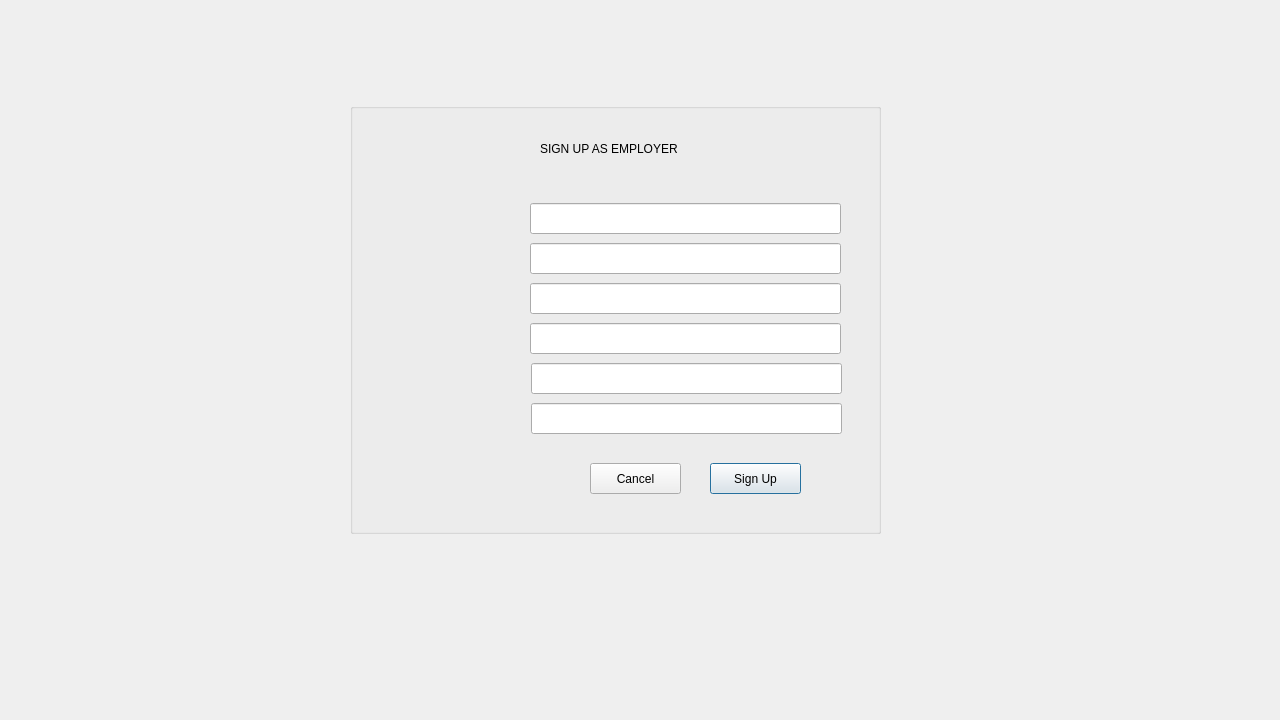
<?xml version="1.0" encoding="UTF-8"?>
<ui version="4.0">
 <class>signup_emp</class>
 <widget class="QDialog" name="signup_emp">
  <property name="geometry">
   <rect>
    <x>0</x>
    <y>0</y>
    <width>1280</width>
    <height>720</height>
   </rect>
  </property>
  <property name="windowTitle">
   <string>Dialog</string>
  </property>
  <widget class="QGroupBox" name="groupBox_signup">
   <property name="geometry">
    <rect>
     <x>350</x>
     <y>103</y>
     <width>531</width>
     <height>431</height>
    </rect>
   </property>
   <property name="title">
    <string/>
   </property>
   <widget class="QLineEdit" name="lineEdit_useremp">
    <property name="geometry">
     <rect>
      <x>180</x>
      <y>100</y>
      <width>311</width>
      <height>31</height>
     </rect>
    </property>
   </widget>
   <widget class="QLineEdit" name="lineEdit_passemp">
    <property name="geometry">
     <rect>
      <x>181</x>
      <y>260</y>
      <width>311</width>
      <height>31</height>
     </rect>
    </property>
    <property name="echoMode">
     <enum>QLineEdit::Password</enum>
    </property>
   </widget>
   <widget class="QLineEdit" name="lineEdit_confpassemp">
    <property name="geometry">
     <rect>
      <x>181</x>
      <y>300</y>
      <width>311</width>
      <height>31</height>
     </rect>
    </property>
    <property name="echoMode">
     <enum>QLineEdit::Password</enum>
    </property>
   </widget>
   <widget class="QPushButton" name="pushButton_signemp">
    <property name="geometry">
     <rect>
      <x>360</x>
      <y>360</y>
      <width>91</width>
      <height>31</height>
     </rect>
    </property>
    <property name="text">
     <string>Sign Up</string>
    </property>
   </widget>
   <widget class="QLineEdit" name="lineEdit_phonenumemp">
    <property name="geometry">
     <rect>
      <x>180</x>
      <y>220</y>
      <width>311</width>
      <height>31</height>
     </rect>
    </property>
   </widget>
   <widget class="QLabel" name="label_5">
    <property name="geometry">
     <rect>
      <x>190</x>
      <y>30</y>
      <width>301</width>
      <height>31</height>
     </rect>
    </property>
    <property name="text">
     <string>SIGN UP AS EMPLOYER</string>
    </property>
   </widget>
   <widget class="QLabel" name="label_signpic">
    <property name="geometry">
     <rect>
      <x>10</x>
      <y>31</y>
      <width>161</width>
      <height>371</height>
     </rect>
    </property>
    <property name="text">
     <string/>
    </property>
   </widget>
   <widget class="QPushButton" name="pushButton_cancelemp">
    <property name="geometry">
     <rect>
      <x>240</x>
      <y>360</y>
      <width>91</width>
      <height>31</height>
     </rect>
    </property>
    <property name="text">
     <string>Cancel</string>
    </property>
   </widget>
   <widget class="QLineEdit" name="lineEdit_addressemp">
    <property name="geometry">
     <rect>
      <x>180</x>
      <y>180</y>
      <width>311</width>
      <height>31</height>
     </rect>
    </property>
   </widget>
   <widget class="QLineEdit" name="lineEdit_gmailemp">
    <property name="geometry">
     <rect>
      <x>180</x>
      <y>140</y>
      <width>311</width>
      <height>31</height>
     </rect>
    </property>
   </widget>
  </widget>
 </widget>
 <resources/>
 <connections/>
</ui>
